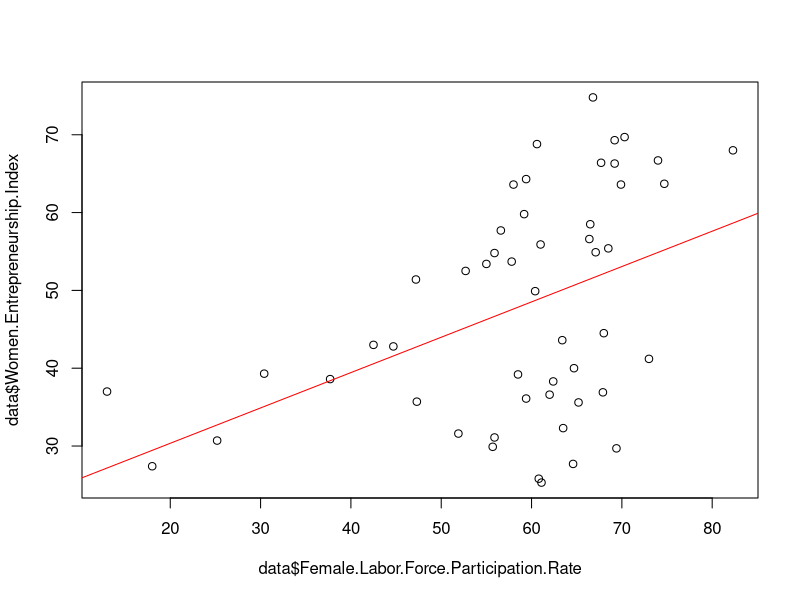

Recreate this plot in R.
data <- read.csv("Dataset3final.csv", stringsAsFactors = TRUE)
model <- lm(Women.Entrepreneurship.Index ~ 
              Female.Labor.Force.Participation.Rate, data=data)
summary(model)
plot(data$Female.Labor.Force.Participation.Rate,
     data$Women.Entrepreneurship.Index)
abline(model, col="red")
